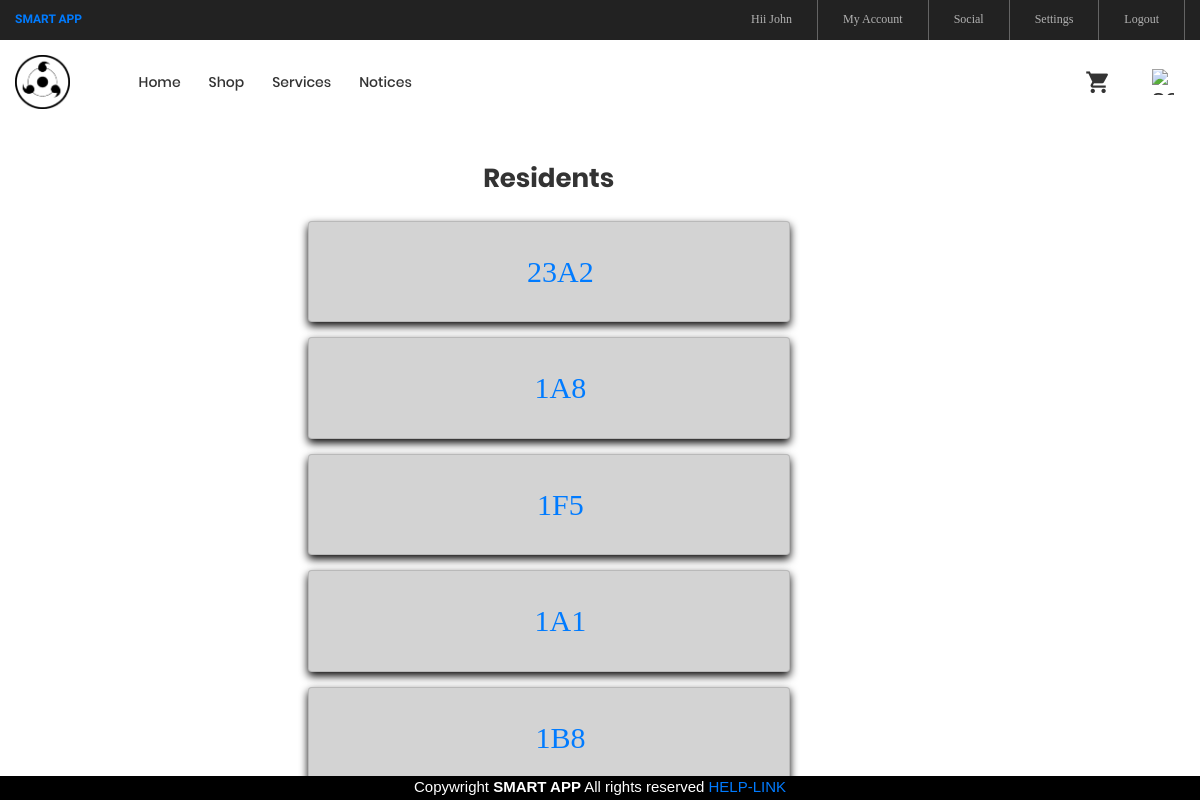
The page /residents/ (signed in) on the database as committed earlier.
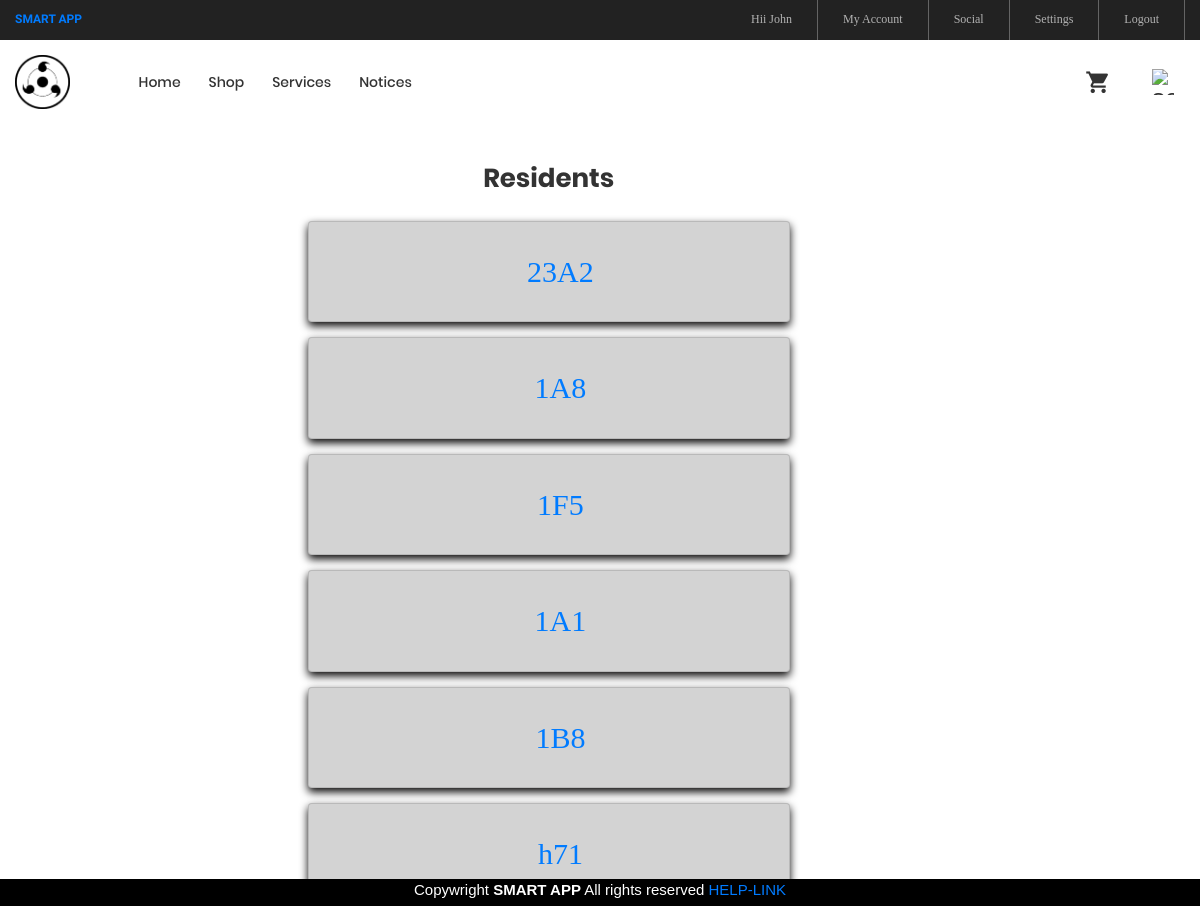
The same page on the database as committed later.
### signin/models.py (models this page shows, shortened)
class UserProfile(models.Model):
        user = models.OneToOneField(User, on_delete=models.CASCADE)
        flat_number = models.CharField(max_length=30)
        mobile_number = models.CharField(max_length=20)
        pro_pic=models.ImageField(upload_to='images',blank=True,null=True)

### ser/views.py (the view)
# urls.py: path('residents/',views.residents,name="residents"),
@login_required
def residents(request):
    tenants=UserProfile.objects.all()
    info=[]
    for x in tenants:
        y={'flnum':x.flat_number}
        info.append(y)
    context={
            'info':info
        }
    return render(request,'residents.html',context)

### templates/residents.html (shortened to what this page needs)
{% extends "base.html" %}
{% load static %}
{% block page_content %}
<body>
<div class="row " style="margin-top: 10%">
  <div class="col-md-3"></div>
<div  class="col-md-5" style="color:black">
    <h1 class="ltext-108 cl2 hov-cl1 trans-04 p-b-10" style="text-align: center;">Residents</h1>
    {% for y in info %}
    <div class="card p-3 m-t-15" style="background-color: lightgray">
	<li class="btn">
                        <a class="nav-link" href= "{% url 'category-list' y.flnum %}" style="font-size: 30px"><span class="lnr lnr-apartment">{{y.flnum}}</span></a>
                    </li>
    </div>
{% endfor %}
  <div class="col-md-3"></div>
</body>
{% endblock %}

Rows that differ between the two databases and show on the page:
added UserProfile: flnum "h71"
